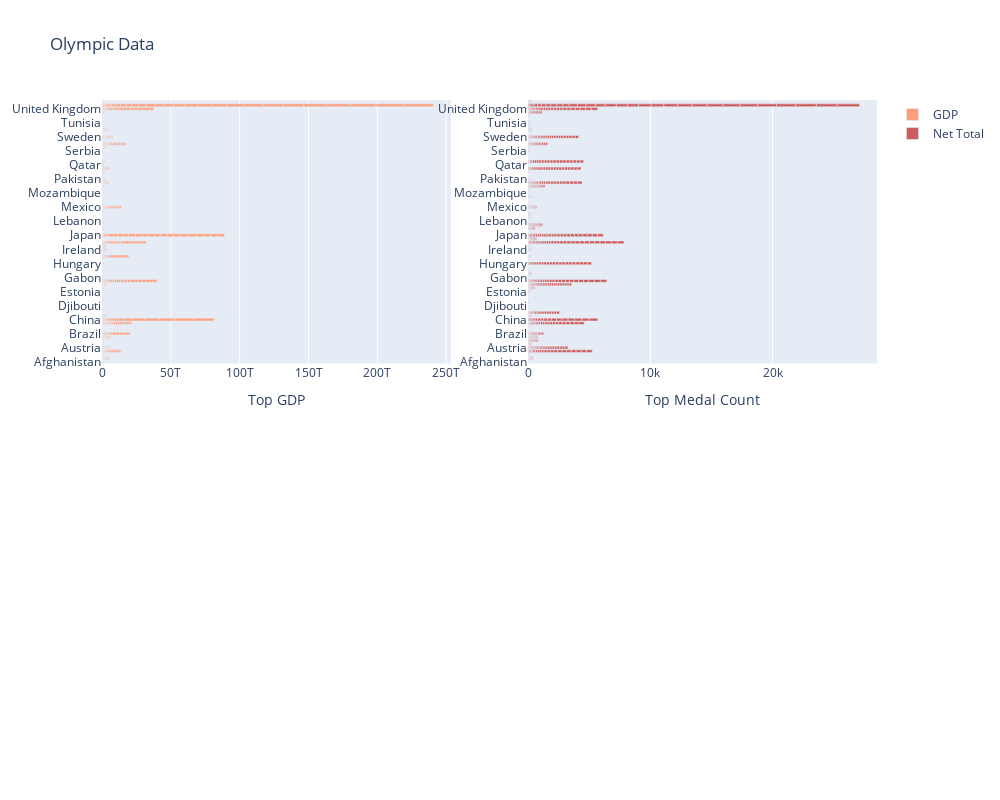

This figure's notebook cell:
### Code cell
from plotly.subplots import make_subplots
import plotly.graph_objects as go
import plotly.express as px

fig = make_subplots(rows=2, cols=2)

# Add first chart to subplot 1
fig.add_trace(go.Bar(
    y=df['Country_Name'],
    x=df['GDP'],
    name='GDP',
    marker_color='lightsalmon',
    orientation='h'
), row=1, col=1)
fig.update_xaxes(title_text='Top GDP', row=1, col=1)

fig.add_trace(go.Bar(
    y=df['Country_Name'],
    x=df['A_Total'],
    name='Net Total',
    marker_color='indianred',
    orientation='h'
), row=1, col=2)
fig.update_xaxes(title_text='Top Medal Count', row=1, col=2)


fig.update_layout(height=800, width=1000, title_text="Olympic Data")

fig.show()

### Figure 1 — Plotly figure (JSON) as saved in the notebook; plotly's stock layout.template omitted (floating-point values rounded to 4 significant figures; data arrays with more than 128 entries replaced by an {"elided": "..."} marker saying what was removed)
{"data": [{"marker": {"color": "lightsalmon"}, "name": "GDP", "orientation": "h", "type": "bar", "x": {"elided": "1808 float values"}, "xaxis": "x", "y": {"elided": "1808 str values"}, "yaxis": "y"}, {"marker": {"color": "indianred"}, "name": "Net Total", "orientation": "h", "type": "bar", "x": {"elided": "1808 int values"}, "xaxis": "x2", "y": {"elided": "1808 str values"}, "yaxis": "y2"}], "layout": {"height": 800, "title": {"text": "Olympic Data"}, "width": 1000, "xaxis": {"anchor": "y", "domain": [0, 0.45], "title": {"text": "Top GDP"}}, "xaxis2": {"anchor": "y2", "domain": [0.55, 1], "title": {"text": "Top Medal Count"}}, "xaxis3": {"anchor": "y3", "domain": [0, 0.45]}, "xaxis4": {"anchor": "y4", "domain": [0.55, 1]}, "yaxis": {"anchor": "x", "domain": [0.575, 1]}, "yaxis2": {"anchor": "x2", "domain": [0.575, 1]}, "yaxis3": {"anchor": "x3", "domain": [0, 0.425]}, "yaxis4": {"anchor": "x4", "domain": [0, 0.425]}}}
